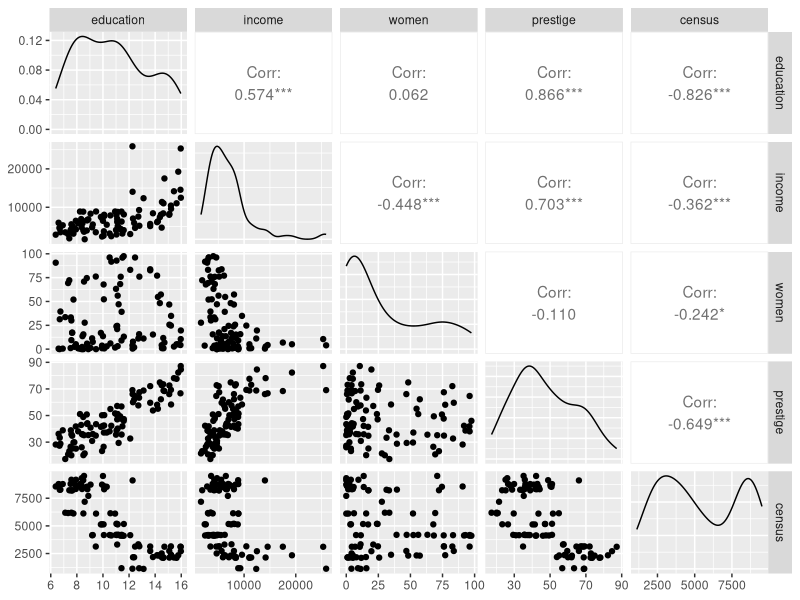
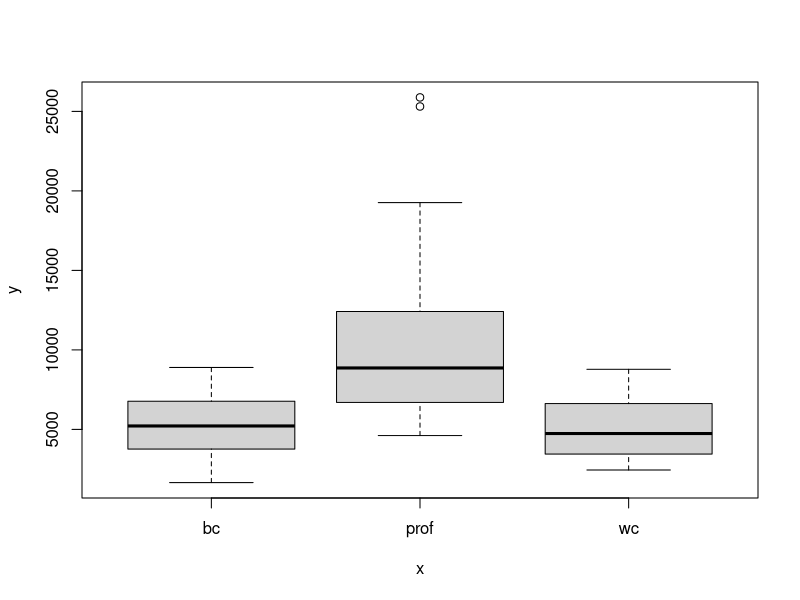
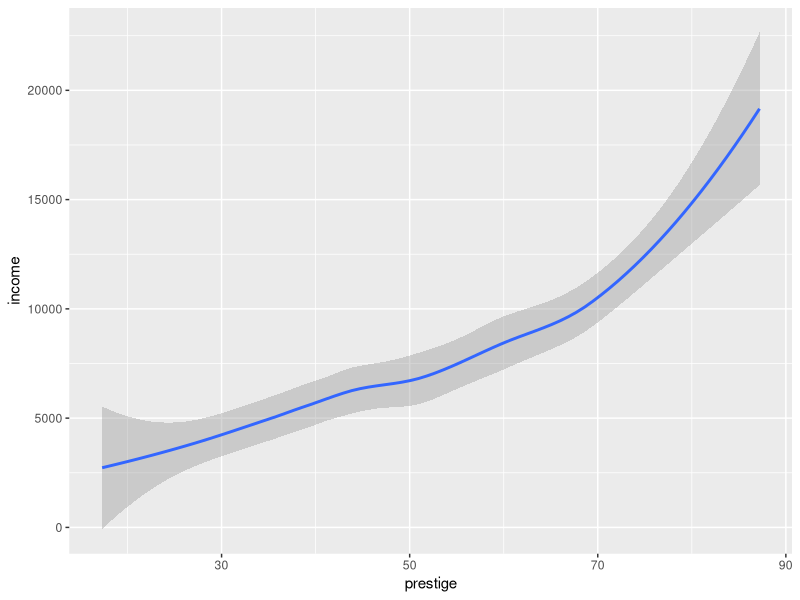
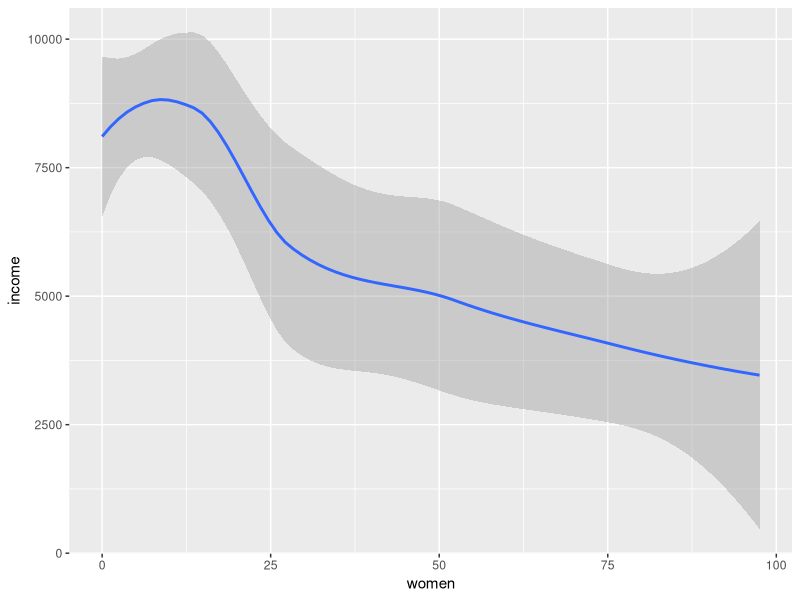
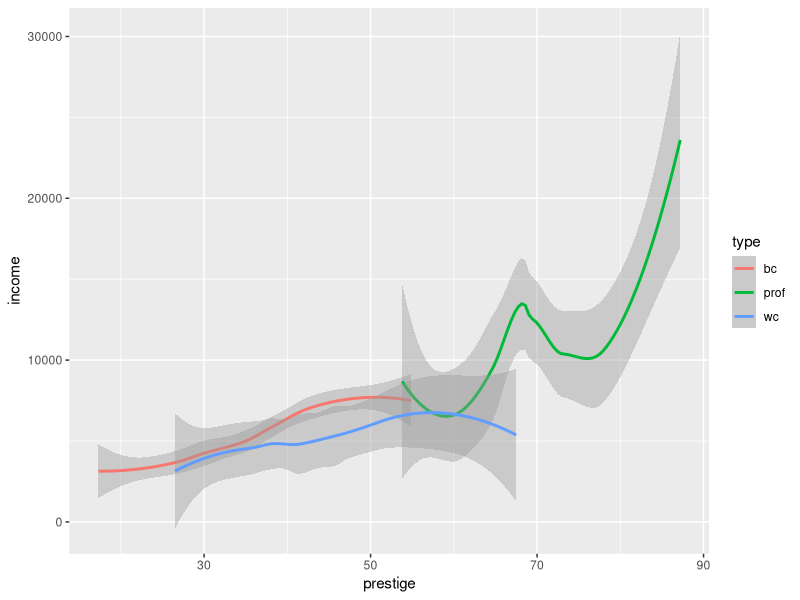
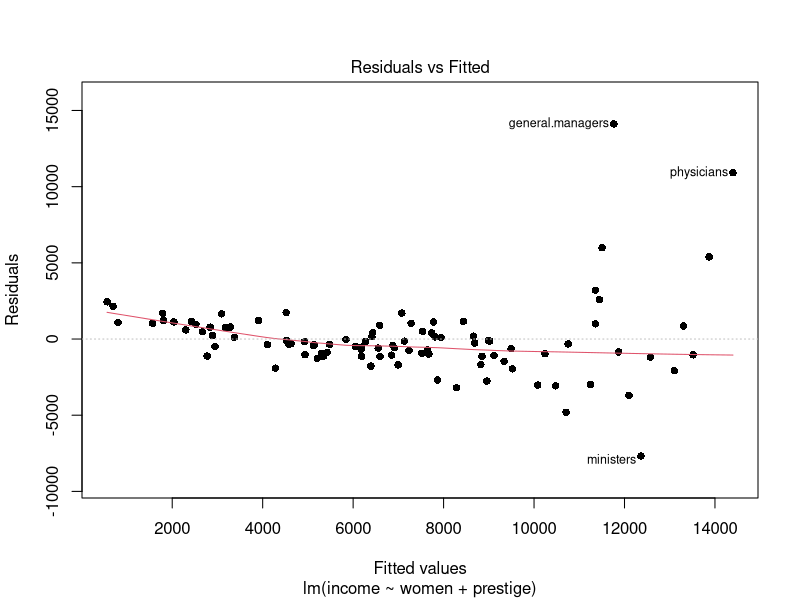
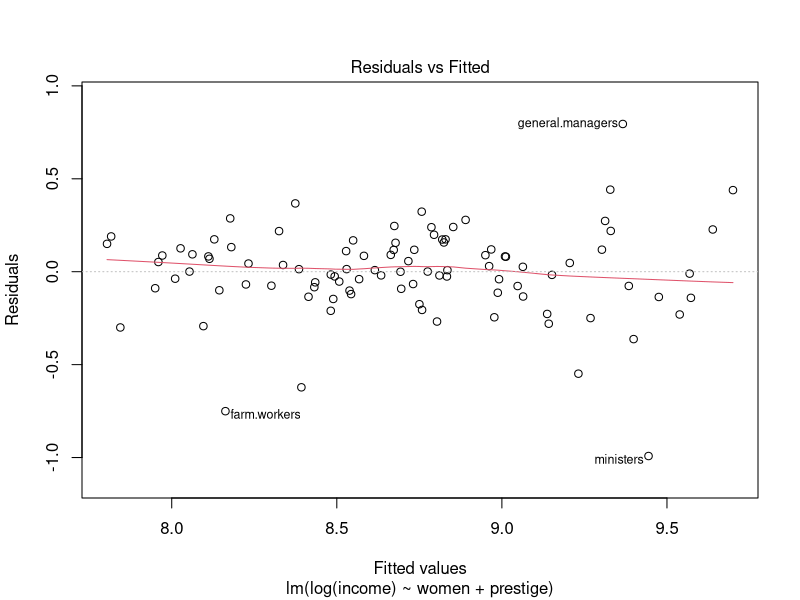
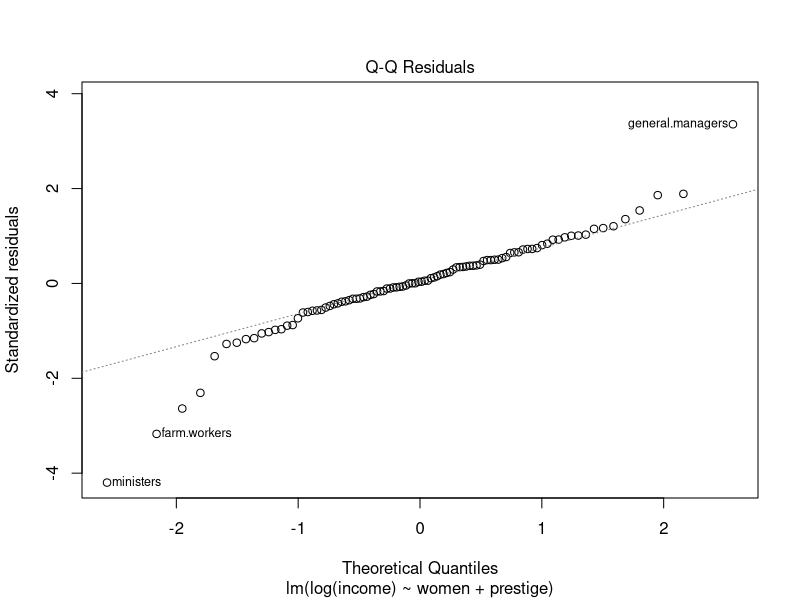

Generate these figures, in order, with R:
## ---- chunk 1
library(car)
library(ggplot2)
library(dplyr)
library(GGally)
## ---- chunk 2
str(Prestige) #Dataset from car package
head(Prestige)
summary(Prestige)

colSums(is.na(Prestige))
prestige <- na.omit(Prestige)
colSums(is.na(prestige))
## ---- chunk 3
ggpairs(prestige[1:5])
plot(prestige$type, prestige$income)

ggplot(data = prestige, aes(x = prestige, y = income)) +
  geom_smooth()

ggplot(data = prestige, aes(x = women, y = income)) +
  geom_smooth()

ggplot(data = prestige, aes(x = prestige, y = income, col = type)) +
  geom_smooth()
## ---- chunk 4
set.seed(1)
index <- sample(1:nrow(prestige), nrow(prestige)*0.8)
train <- prestige[index,]
test <- prestige[-index,]
## ---- chunk 5
lm.fit <- lm(income ~., data = prestige)
summary(lm.fit)
## ---- chunk 6
lm.fit2 <- lm(income ~ women + prestige, data = prestige)
summary(lm.fit2)
plot(lm.fit2, pch=16, which=1)
## ---- chunk 7
lm.fit3 <- lm(log(income) ~ women + prestige, data = prestige)
summary(lm.fit3)
plot(lm.fit3)
## ---- chunk 8
test$y <- predict(lm.fit3, newdata = test)
plot(test$income, exp(test$y))
sqrt(mean(sum((exp((test$y-mean(test$y))/sd(test$y)) - ((test$income-mean(test$income))/sd(test$income)))^2)))
